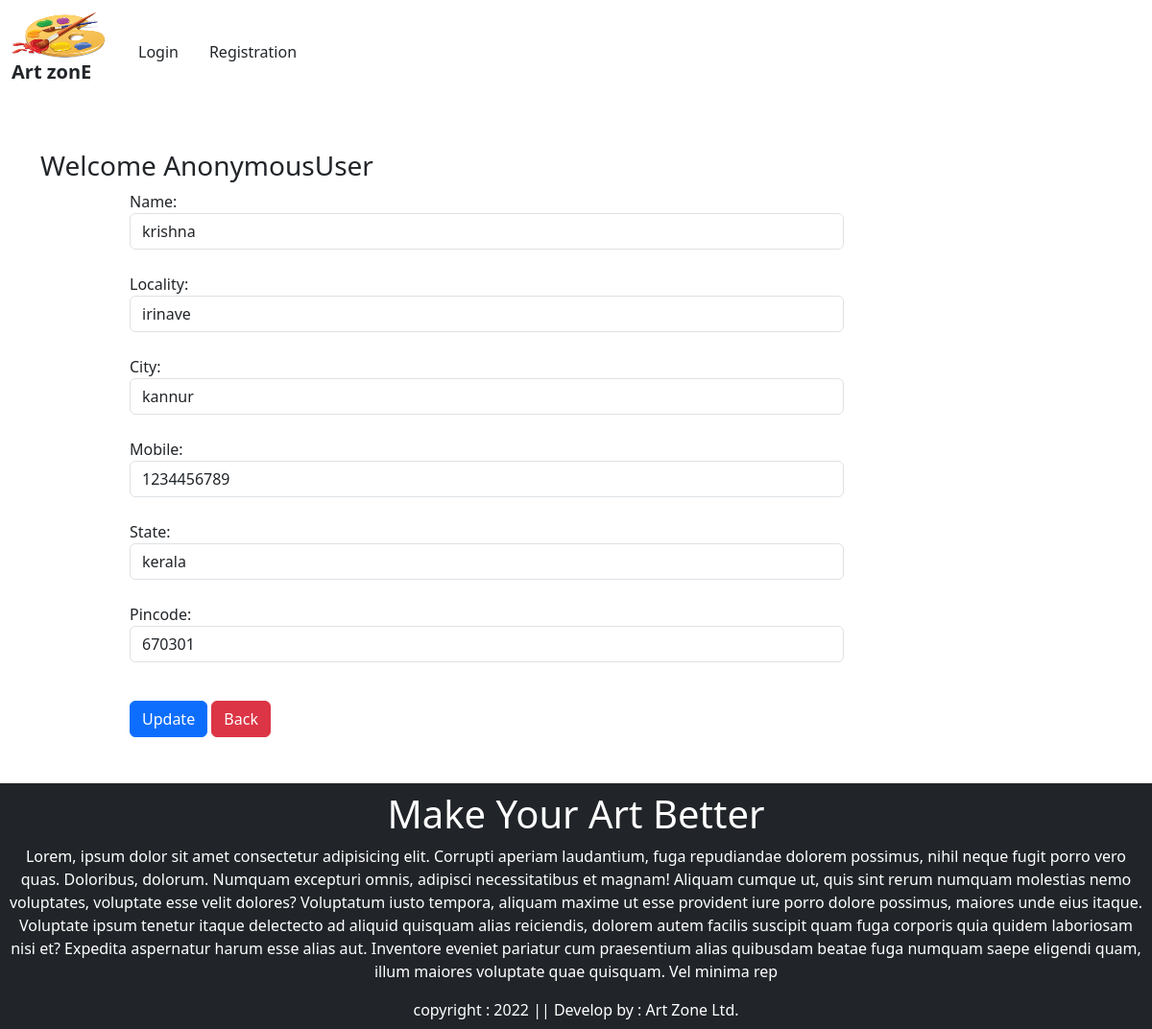
Screenshot of /updateAddress/1 with the database file from the repository.
### myapp/models.py (models this page shows, shortened)
class Customer(models.Model):
    user = models.ForeignKey(User,on_delete=models.CASCADE)
    name = models.CharField( max_length=200)
    locality = models.CharField(max_length=200)
    city = models.CharField(max_length=50)
    mobile = models.IntegerField(default=0)
    pincode = models.IntegerField()
    state = models.CharField(choices=STATE_CHOICES,max_length=100)

### myapp/views.py (the view, shortened to what this page needs)
# urls.py: path('updateAddress/<int:pk>',views.updateAddress.as_view(), name='updateAddress'),
class updateAddress(views.View):
    def get(self,request,pk):
        add = Customer.objects.get(pk=pk)
        form = CustomerProfileForm(instance=add)
        totalitem = 0
        wishlist = 0
        if request.user.is_authenticated:
            totalitem = len(Cart.objects.filter(user=request.user))
            wishitem = len(Wishlist.objects.filter(user=request.user))
        return render(request, 'app/updateAddress.html',locals())

### myapp/forms.py
class CustomerProfileForm(forms.ModelForm):
    class Meta:
        model = Customer
        fields=['name','locality','city','mobile','state','pincode']
        widgets={
            'name':forms.TextInput(attrs={'class':'form-control'}),
            'locality':forms.TextInput(attrs={'class':'form-control'}),
            'city':forms.TextInput(attrs={'class':'form-control'}),
            'mobile':forms.NumberInput(attrs={'class':'form-control'}),
            'state':forms.Select(attrs={'class':'form-control'}),
            'pincode':forms.NumberInput(attrs={'class':'form-control'}),
            }

### myapp/templates/app/updateAddress.html (shortened to what this page needs)
{% extends 'app/base.html' %}
{% load static %}
{% block main-content %}
<div class="container my-5">
    <div class="row">
        <h3>Welcome <span class="text-capitalize">{{request.user}}</span></h3>
    </div>
    <div class="col-sm-8 offset-sm-1">
        <form action="" method="post">
            {% for fm in form %}
                {{fm.label_tag}} {{fm}} <small class="text-danger">{{fm.errors|striptags}}</small><br>
            {% endfor %}
            <div class="col-12 mt-3">
                <button type="submit" class="btn btn-primary">Update</button>
                <a href="{% url 'address' %}" type="button" class="btn btn-danger">Back</a>
            </div>
        </form>
    </div>
</div>
{% endblock main-content %}

### myapp/templates/app/base.html (style rules this page uses)
html { scroll-behavior: smooth; }

### rows the page displays
Customer: form "krishna" "irinave" "kannur" "1234456789" "kerala" "670301"

### other values shown
{{ request.user }} "AnonymousUser"
{{ fm.label_tag }} "Name:" "Locality:" "City:" "Mobile:" "State:" "Pincode:"
